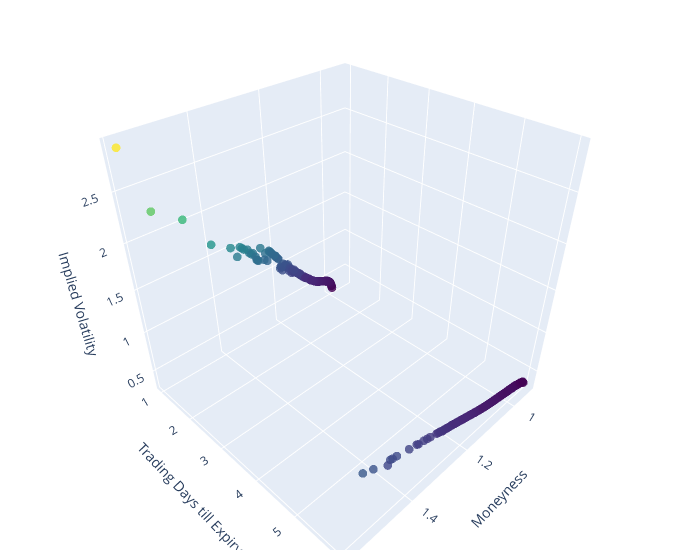

Source (notebook cell):
### Code cell
import pandas as pd
import plotly.graph_objects as go

# Create a copy of pd_merged
pd_merged_copy = pd_merged.copy()

# Convert the string to a pandas Timestamp
date = pd.Timestamp('2019-01-03')

# Use the copy for the filtering
pd_merged_2 = pd_merged_copy[(pd_merged_copy["trading_days_till_exp"] <= 10) & (pd_merged_copy['cp_flag'] == 'P')]
# Filter the DataFrame for the 'NVDA' ticker and the specific date
df_nvda = pd_merged_2[(pd_merged_2['Ticker'] == 'AMZN') & (pd_merged_2['date'] == date)]

# Create a 3D scatter plot
fig = go.Figure(data=[go.Scatter3d(
    x=df_nvda['moneyness'],
    y=df_nvda['trading_days_till_exp'],
    z=df_nvda['impl_volatility'],
    mode='markers',
    marker=dict(
        size=3,
        color=df_nvda['impl_volatility'],  # set color to an array/list of desired values
        colorscale='Viridis',   # choose a colorscale
        opacity=0.8
    )
)])

# Set labels
fig.update_layout(scene = dict(
                    xaxis_title='Moneyness',
                    yaxis_title='Trading Days till Expiry',
                    zaxis_title='Implied Volatility'),
                    width=700,
                    margin=dict(r=20, b=10, l=10, t=10))

fig.show()

### Figure 1 — Plotly figure (JSON) as saved in the notebook; plotly's stock layout.template omitted (floating-point values rounded to 4 significant figures; data arrays with more than 128 entries replaced by an {"elided": "..."} marker saying what was removed)
{"data": [{"marker": {"color": {"elided": "311 float values"}, "colorscale": [[0, "#440154"], [0.1111, "#482878"], [0.2222, "#3e4989"], [0.3333, "#31688e"], [0.4444, "#26828e"], [0.5556, "#1f9e89"], [0.6667, "#35b779"], [0.7778, "#6ece58"], [0.8889, "#b5de2b"], [1, "#fde725"]], "opacity": 0.8, "size": 3}, "mode": "markers", "type": "scatter3d", "x": {"elided": "311 float values"}, "y": {"elided": "311 int values"}, "z": {"elided": "311 float values"}}], "layout": {"margin": {"b": 10, "l": 10, "r": 20, "t": 10}, "scene": {"xaxis": {"title": {"text": "Moneyness"}}, "yaxis": {"title": {"text": "Trading Days till Expiry"}}, "zaxis": {"title": {"text": "Implied Volatility"}}}, "width": 700}}
